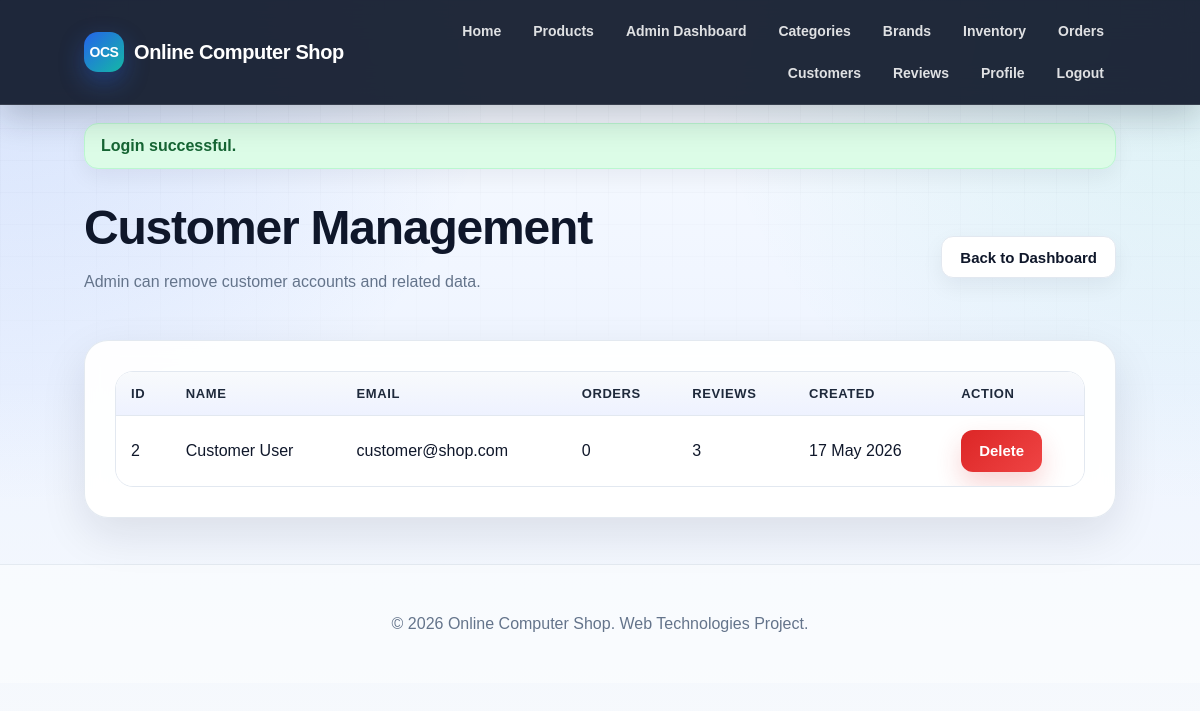
The page /index.php?page=admin-customers (signed in) on the database its author committed.
### tables this page shows
CREATE TABLE users (
    id INT AUTO_INCREMENT PRIMARY KEY,
    name VARCHAR(100) NOT NULL,
    email VARCHAR(150) NOT NULL UNIQUE,
    password_hash VARCHAR(255) NOT NULL,
    role ENUM('admin', 'customer') NOT NULL DEFAULT 'customer',
    profile_picture VARCHAR(255) NULL,
    remember_token VARCHAR(255) NULL,
    created_at DATETIME NOT NULL DEFAULT CURRENT_TIMESTAMP
);

### controllers/AdminController.php (called while the page is built, shortened)
<?php
require_once __DIR__ . '/../models/UserModel.php';
function show_admin_customers_page($conn) {
    $customers = get_all_customers_admin($conn);
    require __DIR__ . '/../views/admin/customers.php';
}

### models/UserModel.php (called while the page is built, shortened)
<?php
function get_all_customers_admin($conn) {
    $stmt = $conn->prepare("SELECT id, name, email, profile_picture, created_at
                            FROM users
                            WHERE role = 'customer'
                            ORDER BY created_at DESC");
    $stmt->execute();
    $result = $stmt->get_result();
    $customers = [];
    while ($row = $result->fetch_assoc()) {
        $customers[] = $row;
    }
    return $customers;
}

### config/session.php (called while the page is built, shortened)
<?php
function e($value) {
    return htmlspecialchars((string)($value ?? ''), ENT_QUOTES, 'UTF-8');
}

### views/admin/customers.php (the view, shortened to what this page needs)
<?php require __DIR__ . '/../layouts/header.php'; ?>
<?php require __DIR__ . '/../layouts/navbar.php'; ?>
<main class="container">
<section class="page-head">
    <div>
        <h1>Customer Management</h1>
        <p class="muted">Admin can remove customer accounts and related data.</p>
    </div>
    <a class="button-secondary" href="index.php?page=admin-dashboard">Back to Dashboard</a>
</section>
<section class="section">
    <?php if (empty($customers)): ?>
        <div class="empty-state">No customer account found.</div>
    <?php else: ?>
        <div class="table-wrap">
            <table id="customerTable">
                <thead>
                    <tr>
                        <th>ID</th>
                        <th>Name</th>
                        <th>Email</th>
                        <th>Orders</th>
                        <th>Reviews</th>
                        <th>Created</th>
                        <th>Action</th>
                    </tr>
                </thead>
                <tbody>
                    <?php foreach ($customers as $customer): ?>
                        <tr id="customer-row-<?= e($customer['id']) ?>">
                            <td><?= e($customer['id']) ?></td>
                            <td><?= e($customer['name']) ?></td>
                            <td><?= e($customer['email']) ?></td>
                            <td><?= e($customer['order_count']) ?></td>
                            <td><?= e($customer['review_count']) ?></td>
                            <td><?= e(date('d M Y', strtotime($customer['created_at']))) ?></td>
                            <td>
                                <button type="button" class="danger-btn admin-delete-customer-btn" data-customer-id="<?= e($customer['id']) ?>">Delete</button>
                            </td>
                        </tr>
                    <?php endforeach; ?>
                </tbody>
            </table>
        </div>
    <?php endif; ?>
</section>
</main>
<?php require __DIR__ . '/../layouts/footer.php'; ?>

### public/css/base.css (style rules this page uses)
:root { --primary: #2563eb; --primary-dark: #1d4ed8; --primary-soft: #dbeafe; --secondary: #14b8a6; --accent: #f97316; --danger: #dc2626; --danger-dark: #991b1b; --success: #16a34a; --success-dark: #166534; --warning: #f59e0b; --text: #0f172a; --text-soft: #475569; --muted: #64748b; --line: #e2e8f0; --surface: #ffffff; --surface-soft: #f8fafc; --surface-tint: #eff6ff; --shadow-sm: 0 8px 22px rgba(15, 23, 42, 0.06); --shadow-md: 0 16px 45px rgba(15, 23, 42, 0.10); --shadow-lg: 0 24px 70px rgba(15, 23, 42, 0.16); --radius-sm: 10px; --radius-md: 16px; --radius-lg: 24px; --max-width: 1180px; }
* { box-sizing: border-box; }
html { scroll-behavior: smooth; }
body { margin: 0; min-height: 100vh; font-family: Arial, Helvetica, sans-serif; color: var(--text); background: radial-gradient(circle at top left, rgba(37, 99, 235, 0.16), transparent 35%), radial-gradient(circle at top right, rgba(20, 184, 166, 0.12), transparent 35%), linear-gradient(180deg, #f8fbff 0%, #eef4ff 48%, #f8fafc 100%); }
body::before { content: ""; position: fixed; inset: 0; pointer-events: none; background-image: linear-gradient(rgba(15, 23, 42, 0.035) 1px, transparent 1px), linear-gradient(90deg, rgba(15, 23, 42, 0.035) 1px, transparent 1px); background-size: 32px 32px; mask-image: linear-gradient(to bottom, rgba(0, 0, 0, 0.7), transparent 55%); z-index: -1; }
a { color: var(--primary); text-decoration: none; transition: color 0.2s ease, transform 0.2s ease, background 0.2s ease, box-shadow 0.2s ease; }
h1, h2, h3 { color: var(--text); letter-spacing: -0.025em; }
h1 { font-size: clamp(2rem, 4vw, 3.6rem); line-height: 1.05; margin: 0 0 12px; }
p { line-height: 1.65; }

### public/css/layout.css (style rules this page uses)
.container { width: 86%; max-width: var(--max-width); margin: 34px auto; }
.hero-card, .section, .filter-card, .cart-card, .detail-layout, .form-card { border: 1px solid rgba(226, 232, 240, 0.95); background: rgba(255, 255, 255, 0.94); box-shadow: var(--shadow-md); backdrop-filter: blur(10px); }
.section { margin-top: 28px; border-radius: var(--radius-lg); padding: clamp(20px, 3vw, 30px); }

### public/css/components.css (style rules this page uses)
button, .button-link, .primary-btn, .button-secondary, .mini-btn, .danger-btn { display: inline-flex; align-items: center; justify-content: center; gap: 8px; min-height: 42px; border: 0; border-radius: 12px; padding: 11px 18px; font-size: 15px; font-weight: 800; line-height: 1; cursor: pointer; transition: transform 0.18s ease, box-shadow 0.18s ease, background 0.18s ease, color 0.18s ease, border-color 0.18s ease; }
button, .button-link, .primary-btn { color: #ffffff; background: linear-gradient(135deg, var(--primary), var(--secondary)); box-shadow: 0 12px 26px rgba(37, 99, 235, 0.23); }
.button-secondary, .mini-btn { color: var(--text); background: #ffffff; border: 1px solid var(--line); box-shadow: var(--shadow-sm); }
.danger-btn { color: #ffffff; background: linear-gradient(135deg, var(--danger), #ef4444); box-shadow: 0 12px 26px rgba(220, 38, 38, 0.20); }
.muted, .help, .meta, .small-note { color: var(--muted); }
.table-wrap { width: 100%; overflow-x: auto; border-radius: 18px; border: 1px solid var(--line); background: #ffffff; }
table { width: 100%; border-collapse: collapse; background: #ffffff; }
th, td { padding: 14px 15px; border-bottom: 1px solid var(--line); text-align: left; vertical-align: middle; }
th { color: #1e293b; background: linear-gradient(180deg, #f8fafc, #eef2ff); font-size: 13px; text-transform: uppercase; letter-spacing: 0.045em; }
tr:last-child td { border-bottom: 0; }

### public/css/pages.css (style rules this page uses)
.page-head { display: flex; justify-content: space-between; align-items: center; gap: 18px; margin-bottom: 24px; }

### rows shown on the page
users: id "2", name "Customer User", email "customer@shop.com", order_count "0", review_count "3", created_at "17 May 2026"

### other values the page prints
$flash['message'] "Login successful."
